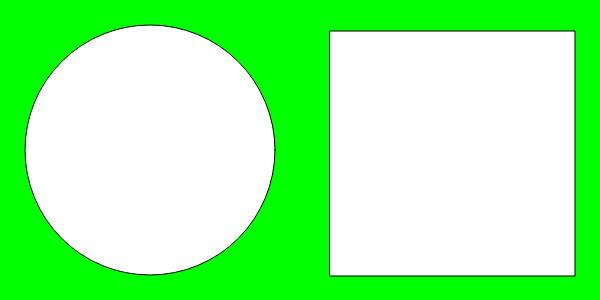
Frame 1 (no input)
Frame 60 (no input): identical to frame 1, image omitted
Frame 120 (the mouse pressed at the canvas centre since frame 60): identical to frame 1, image omitted

The p5.js sketch that drew this single still picture (run headless with seeded random() and noise() and a simulated clock; from frame 60 on, the mouse is pressed at the canvas centre):

// p5.js sketch
// ── sketch.js
function setup() {
  var cnv = createCanvas(600, 300);
  var x = (windowWidth - width) / 2;
  var y = (windowHeight - height) /2;
  cnv.position(x,y);
}

function draw() {
  background(0, 255, 0);


  circle(150, 150, 250);
  square(330, 31, 245);
  
  

}
